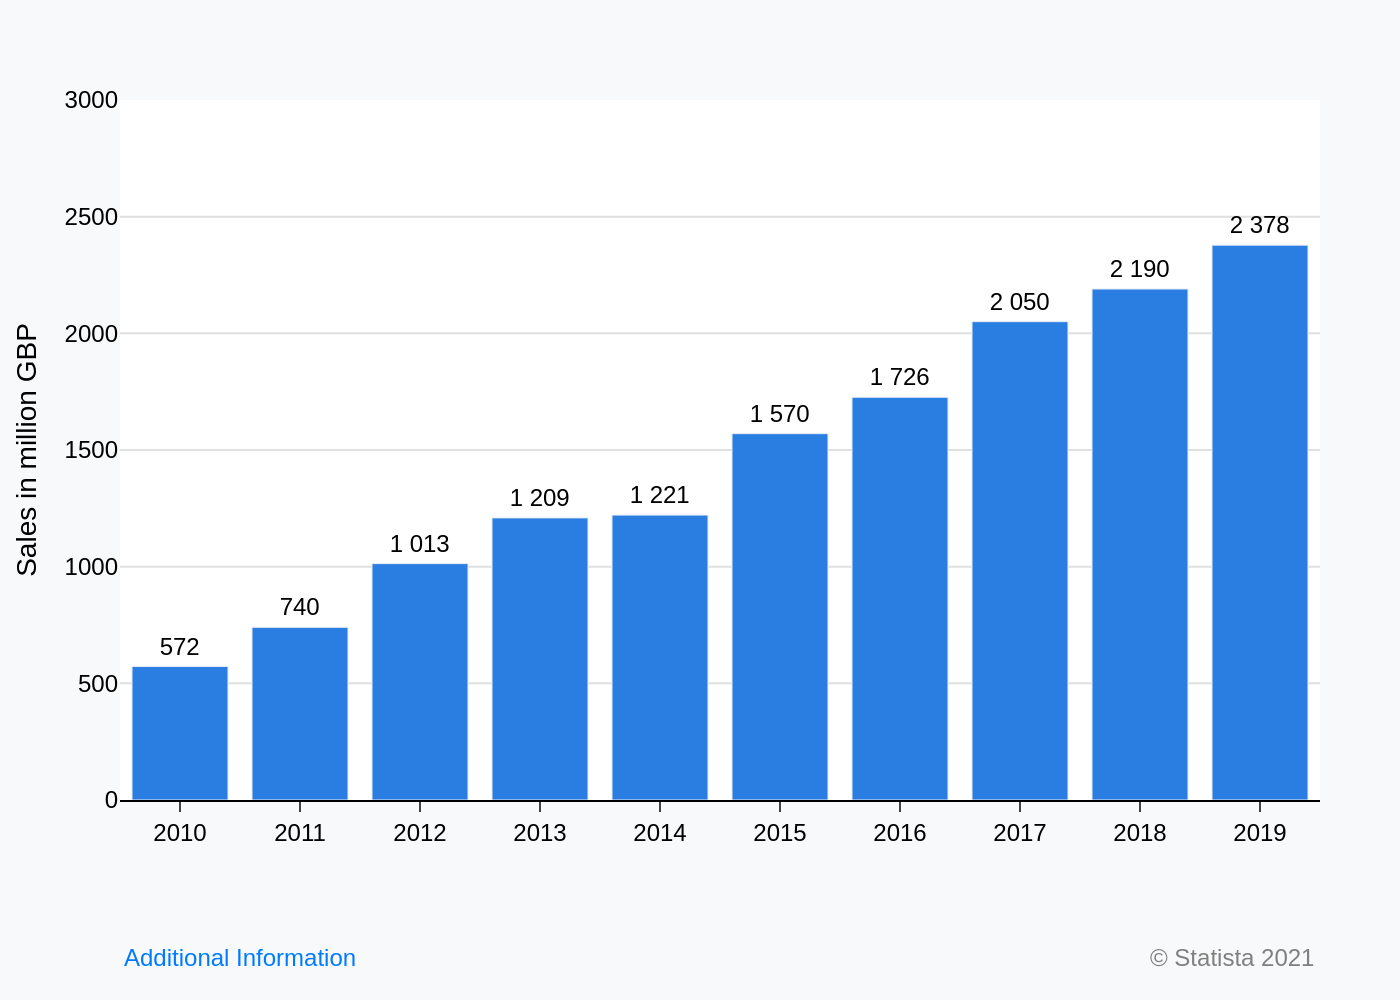

Generate this figure with Python:
import sys
import json
import plotly.graph_objects as go
import os

# --- 1. Load Data from JSON ---
# The script expects the JSON file path as the sole command-line argument.
if len(sys.argv) != 2:
    print("Usage: python generate_chart.py <json_file_path>")
    sys.exit(1)

json_path = sys.argv[1]

try:
    with open(json_path, 'r', encoding='utf-8') as f:
        chart_config = json.load(f)
except FileNotFoundError:
    print(f"Error: JSON file not found at '{json_path}'")
    sys.exit(1)
except json.JSONDecodeError:
    print(f"Error: Could not decode JSON from '{json_path}'")
    sys.exit(1)

chart_data = chart_config['chart_data']
texts = chart_config['texts']
colors = chart_config['colors']

# --- 2. Create the Figure ---
fig = go.Figure()

# --- 3. Add Traces (Bars) ---
# Iterate through each data series in the JSON file
for i, series in enumerate(chart_data):
    # Format the text labels to match the original (space as thousands separator)
    text_labels = [f'{val:,}'.replace(',', ' ') for val in series['y']]
    
    fig.add_trace(go.Bar(
        x=series['x'],
        y=series['y'],
        name=series.get('name', ''),
        marker_color=colors[i % len(colors)],
        text=text_labels,
        textposition='outside',
        textfont=dict(
            family="Arial",
            size=12,
            color='black'
        ),
        cliponaxis=False # Allows text to render outside the plot area
    ))

# --- 4. Configure Layout ---
# Combine title and subtitle if they exist
title_text = ""
if texts.get("title"):
    title_text += texts["title"]
if texts.get("subtitle"):
    title_text += f'<br><sub>{texts["subtitle"]}</sub>'

fig.update_layout(
    title_text=title_text,
    yaxis_title_text=texts.get('y_axis_title'),
    xaxis_title_text=texts.get('x_axis_title'),
    font=dict(
        family="Arial",
        size=12,
        color="black"
    ),
    plot_bgcolor='white',
    paper_bgcolor='#f8f9fa',
    showlegend=False,
    margin=dict(l=60, r=40, t=50, b=100), # Increased bottom margin for source/note
    xaxis=dict(
        showgrid=False,
        tickvals=chart_data[0]['x'],
        tickangle=0,
        linecolor='black',
        linewidth=1,
        ticks='outside'
    ),
    yaxis=dict(
        range=[0, 3000],
        tickvals=[0, 500, 1000, 1500, 2000, 2500, 3000],
        showgrid=True,
        gridcolor='#e0e0e0',
        gridwidth=1,
        zeroline=False,
        title_standoff=10
    )
)

# --- 5. Add Annotations for Source and Note ---
annotations = []
if texts.get("note"):
    annotations.append(dict(
        xref='paper', yref='paper',
        x=0, y=-0.2,
        xanchor='left', yanchor='top',
        text=texts['note'],
        showarrow=False,
        font=dict(family="Arial", size=12, color='#007bff') # Assuming blue for link-like text
    ))
if texts.get("source"):
    annotations.append(dict(
        xref='paper', yref='paper',
        x=1, y=-0.2,
        xanchor='right', yanchor='top',
        text=texts['source'],
        showarrow=False,
        font=dict(family="Arial", size=12, color='grey')
    ))

fig.update_layout(annotations=annotations)


# --- 6. Output the Image ---
# Derive the output filename from the input JSON filename
base_name = os.path.basename(json_path).rsplit('.', 1)[0]
output_filename = f"{base_name}.png"

fig.write_image(output_filename, scale=2)

print(f"Chart successfully generated and saved to '{output_filename}'")
